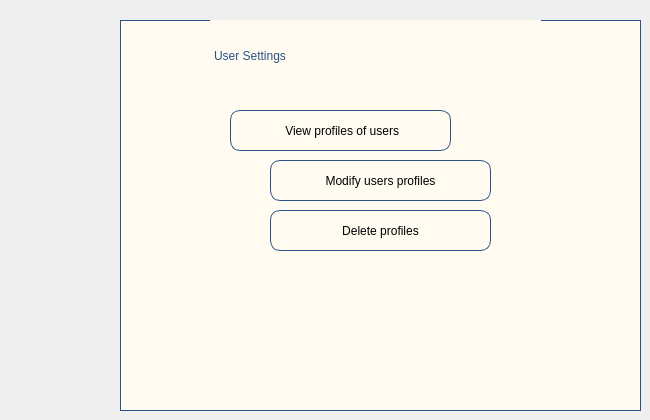
    <widget class="QWidget" name="user_settings">
     <widget class="QWidget" name="widget_2" native="true">
      <property name="geometry">
       <rect>
        <x>120</x>
        <y>20</y>
        <width>521</width>
        <height>391</height>
       </rect>
      </property>
      <property name="styleSheet">
       <string notr="true">border:1px solid  rgb(43, 82, 136);


background-color: rgb(255, 251, 240);</string>
      </property>
      <widget class="QPushButton" name="pushButton_19">
       <property name="geometry">
        <rect>
         <x>150</x>
         <y>190</y>
         <width>221</width>
         <height>41</height>
        </rect>
       </property>
       <property name="styleSheet">
        <string notr="true">border-radius:10px;
font: 10pt &quot;Segoe UI&quot;;
border:1px solid  rgb(43, 82, 136);
</string>
       </property>
       <property name="text">
        <string>Delete profiles</string>
       </property>
      </widget>
      <widget class="QPushButton" name="pushButton_18">
       <property name="geometry">
        <rect>
         <x>150</x>
         <y>140</y>
         <width>221</width>
         <height>41</height>
        </rect>
       </property>
       <property name="styleSheet">
        <string notr="true">border-radius:10px;
font: 10pt &quot;Segoe UI&quot;;
border:1px solid  rgb(43, 82, 136);
</string>
       </property>
       <property name="text">
        <string>Modify users profiles</string>
       </property>
      </widget>
      <widget class="QPushButton" name="pushButton_17">
       <property name="geometry">
        <rect>
         <x>110</x>
         <y>90</y>
         <width>221</width>
         <height>41</height>
        </rect>
       </property>
       <property name="styleSheet">
        <string notr="true">border-radius:10px;
font: 10pt &quot;Segoe UI&quot;;
border:1px solid  rgb(43, 82, 136);
</string>
       </property>
       <property name="text">
        <string> View profiles of users</string>
       </property>
      </widget>
      <widget class="QLabel" name="label_25">
       <property name="geometry">
        <rect>
         <x>90</x>
         <y>0</y>
         <width>331</width>
         <height>71</height>
        </rect>
       </property>
       <property name="styleSheet">
        <string notr="true">color: rgb(43, 82, 136);
border-color: rgb(255, 251, 240);
font: 700 30pt &quot;Times New Roman&quot;;</string>
       </property>
       <property name="text">
        <string>User Settings</string>
       </property>
      </widget>
     </widget>
    </widget>
